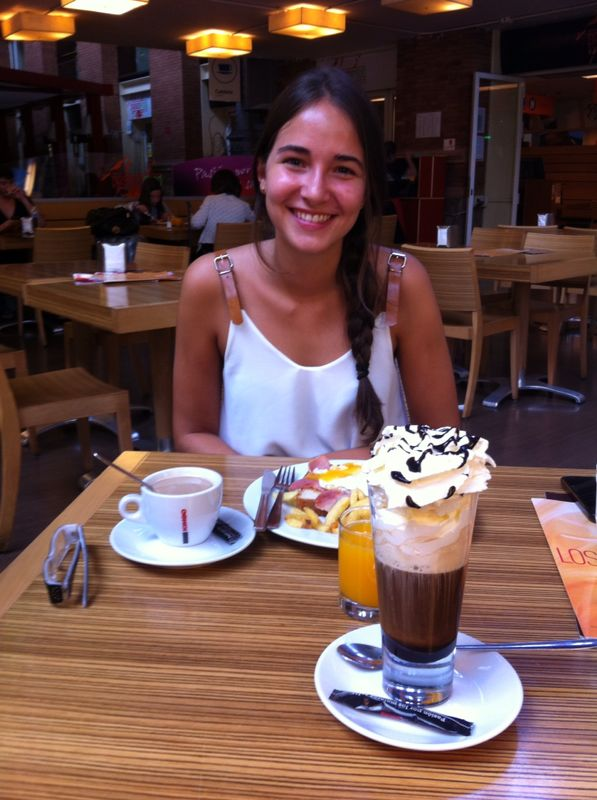
%> input picture images/maria_2.jpg, 597 x 800 px
$ octave other_example_watershed.m   (GNU Octave 9; MATLAB toolbox functions it lacks are replaced by stand-ins)
%> lines starting %> are read from the running program, lines starting %| are printed output that depends on the picture; in (x1, y1, x2, y2) boxes, pixels count from 0 and x2, y2 are one past the last pixel; in counts of white or black regions, pixels touching at a corner belong together; the program's own positions count from 1

path=[pwd filesep 'Images' filesep 'maria_2.jpg'];
rgb=imread(path);
%> rgb is the input picture: size 800x597x3 uint8; mean R, G, B 108.5, 80, 76.7
%rgb = imread('pears.png');
I = rgb2gray(rgb);
subplot(341);imshow(I),title('input image');
I_binary= im2bw(I,graythresh(I));
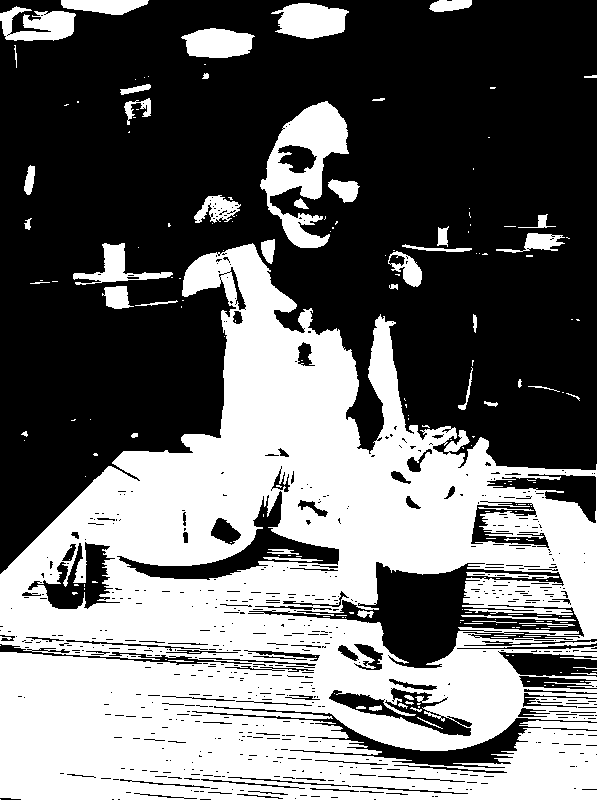
%> I_binary: size 800x597 logical; 42.6% white; 194 white regions (136 under 20 px), largest, box (x1, y1, x2, y2) and area: (0, 243, 597, 800) 182555, (260, 101, 349, 248) 5619, (271, 3, 349, 39) 1993
subplot(342);imshow(I_binary,[]), title('binary of input image)')
% I_watershed=watershed(I)
% figure, imshow(I_watershed), title('Watershed transform of original image')
hy = fspecial('sobel');
hx = hy';
Iy = imfilter(double(I), hy, 'replicate');
Ix = imfilter(double(I), hx, 'replicate');
%gradmag = sqrt(Ix.^2 + Iy.^2);
Im=double(I);
[ix,iy]=gradient(Im);
gradmag = sqrt(ix.*ix+iy.*iy);
gradmag = uint8(gradmag);
%> gradmag: size 800x597 uint8
subplot(3,4,11);imshow(gradmag),title('gradmag');
% figure;imshow(gradmag,[]), title('Gradient magnitude (gradmag)')

% L_watershed_gradmag = watershed(gradmag);
% %L = label2rgb(L);
% figure, imshow(L_watershed_gradmag), title('Watershed transform of gradient magnitude')
% %RigionMin = imregionalmin(L_watershed_gradmag);
% RigionMin = imregionalmin(I);%??????? regionalmin
% figure;imshow(RigionMin ,[]), title('region minima')
%
% RigionMin_modified=bwareaopen(RigionMin, 20);
% figure;imshow(RigionMin ,[]), title('modified region minima')
%
% externalMakers=watershed(RigionMin);
% figure;imshow(externalMakers,[]), title('externalMakers')
%MakerImage = imimposemin(I_binary, RigionMin);
%figure;imshow(MakerImage,[]), title('MakerImage')


%% comput the background markers
% D = bwdist(RigionMin);
% %figure;imshow(D), title('D')
% DL = watershed(D);
% backMakers = DL == 0;
% figure;imshow(DL), title('Watershed ridge lines (bgm)')


%%
%Mark the Foreground Objects
se = strel('square', 3);
%Io = imopen(I, se);
%figure;imshow(Io), title('Opening (Io)')
Ie = imerode(I, se);
Iobr = imreconstruct(Ie, I);
%figure;imshow(Iobr), title('Opening-by-reconstruction (Iobr)')
%Ioc = imclose(Io, se);
% figure;imshow(Ioc), title('Opening-closing (Ioc)')
Iobrd = imdilate(Iobr, se);
Iobrcbr = imreconstruct(imcomplement(Iobrd), imcomplement(Iobr));
%???Calculate the regional maxima of Iobrcbr to obtain good foreground markers.
Iobrcbr = imcomplement(Iobrcbr);%Iobrcbr?????????????image??????????
subplot(343);imshow(Iobrcbr), title('Opening-closing by reconstruction (Iobrcbr)')
%imreginalmax() ?????????8?????????????????1?????0
fgm = imregionalmin(Iobrcbr);
%> fgm: size 800x597 logical; 6.8% white in thin lines or dots
subplot(344);imshow(fgm), title('Regional minima of opening-closing by reconstruction (fgm)')
I2 = I;%(?????I?????????Iobrcbr?
I2(fgm) = 255;%??1???????255(regional minima?????)
%> I2: size 800x597 uint8; min 0, max 255, mean 101.4
%????I2????
subplot(345); imshow(I2), title('Regional minima  is tapped on original image (I2)')


%%---------------------?foreground Makers?? modify-------------------%%
%%-------------- ??????????-------------------------/
%?modified??fgb????????????modified???fgb?????????
se2 = strel(ones(2,2));
fgm2 = imopen(fgm, se2);
%> fgm2: size 800x597 logical; 5.3% white in thin lines or dots
%fgm3 = imreconstruct(fgm2, fgm);  %??????Rigional minima?????
fgm3 = bwareaopen(fgm2, 5);
%> fgm3: size 800x597 logical; 5.2% white in thin lines or dots
I3 = I;
I3(fgm3) = 255;% I3????????? regional minima,??????????
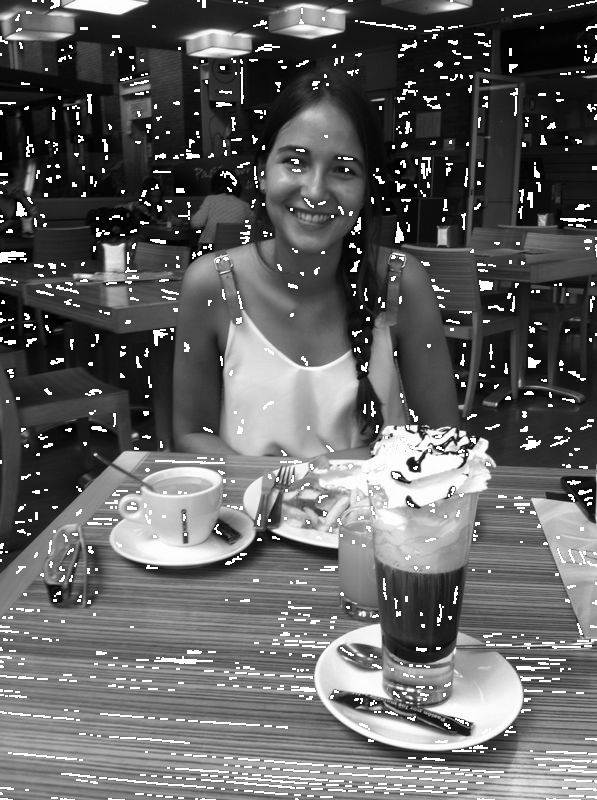
%> I3: size 800x597 uint8; min 0, max 255, mean 98.5

%subplot(346);imshow(fgm3);title('Modified regional maxima superimposed on original image (fgm4)')

%%
%Compute Background Markers
%bw1 = im2bw(Iobrcbr, graythresh(Iobrcbr));
bw1 = im2bw(I3, graythresh(I3)); %???(I2???????I)
%> bw1: size 800x597 logical; 39.8% white; 918 white regions (568 under 20 px), largest, box (x1, y1, x2, y2) and area: (0, 244, 597, 800) 157090, (261, 104, 344, 198) 3715, (277, 3, 348, 39) 1866
%subplot(3,4,12);imshow(bw1),title('binary of I2')
D = bwdist(bw1);
DL = watershed(D);
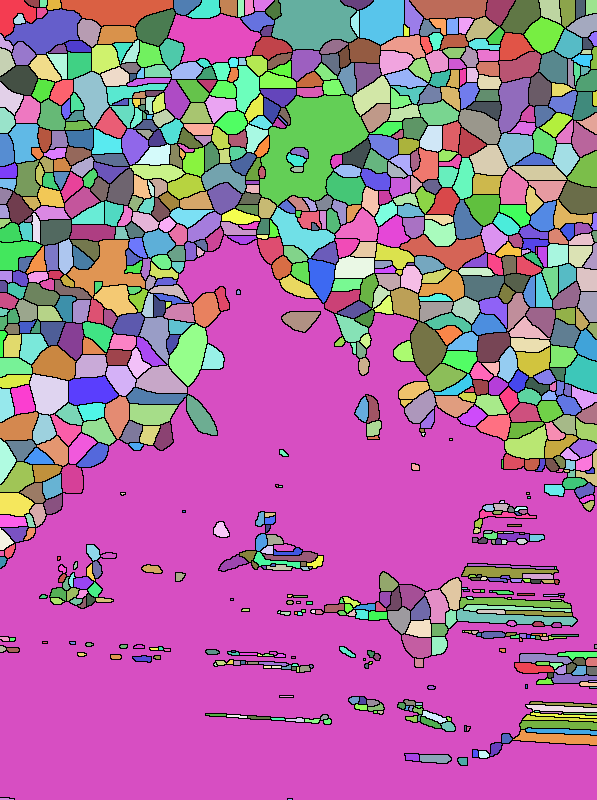
%> DL: size 800x597 uint16; 919 distinct labels, from 0 to 918; one colour per label, 0 black
bgm = DL == 0; %bgm????0????DL???0??????? bgm?1
%> bgm: size 800x597 logical; 7.8% white in thin lines or dots
fgm3(bgm)=255;
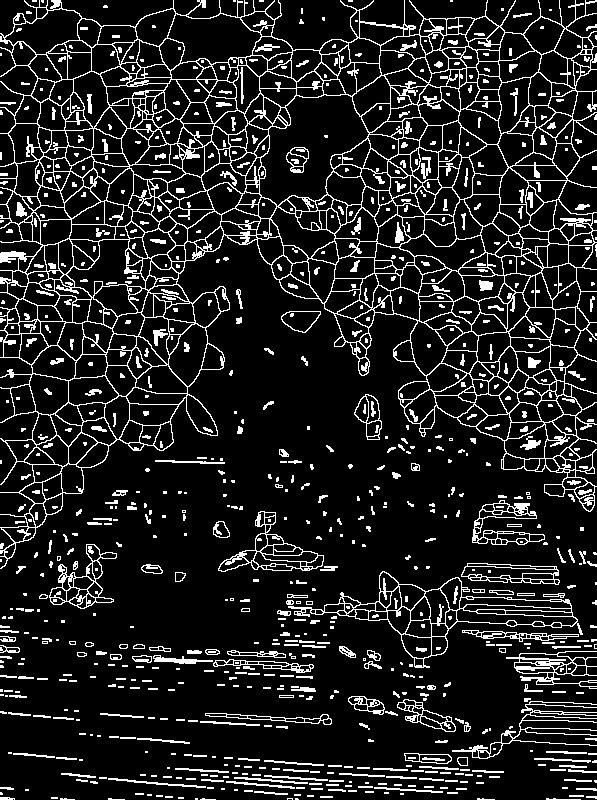
%> fgm3: size 800x597 logical; 13.1% white in thin lines or dots
subplot(347); imshow(fgm3), title('bgm')
bw1(fgm3)=255;
%> bw1: size 800x597 logical; 47.7% white; 435 white regions (249 under 20 px), largest, box (x1, y1, x2, y2) and area: (0, 0, 597, 800) 216634, (432, 0, 472, 12) 333, (331, 182, 354, 199) 247
subplot(346);imshow(bw1)

backMaker=watershed(im2bw(I2, graythresh(I2)));
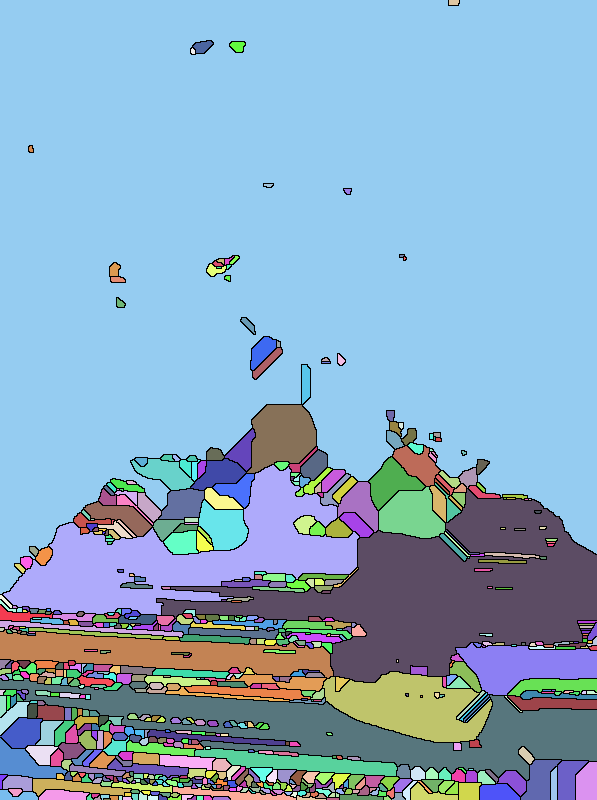
%> backMaker: size 800x597 uint16; 724 distinct labels, from 0 to 723; one colour per label, 0 black
subplot(348);imshow(backMaker),title('my_backMaker')
gradmag2 = imimposemin(gradmag,fgm|bgm);
gradmag2=uint8(gradmag2);
%subplot(3,4,12);imshow(gradmag2),title('gradmag2')
%gradmag2 = imimposemin(gradmag,fgm4);
subplot(3,4,12); imshow(gradmag2), title('gradmag2')
L = watershed(gradmag2);
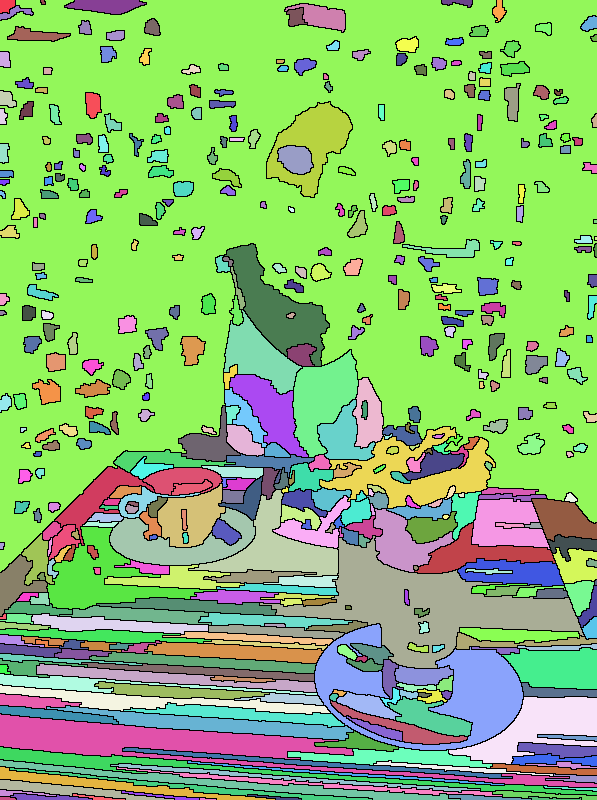
%> L: size 800x597 uint16; 502 distinct labels, from 0 to 501; one colour per label, 0 black
subplot(349);imshow(label2rgb(L)),title('final result')
I4 = I;
I4(imdilate(L == 0, ones(3, 3)) | bgm | fgm) = 255;
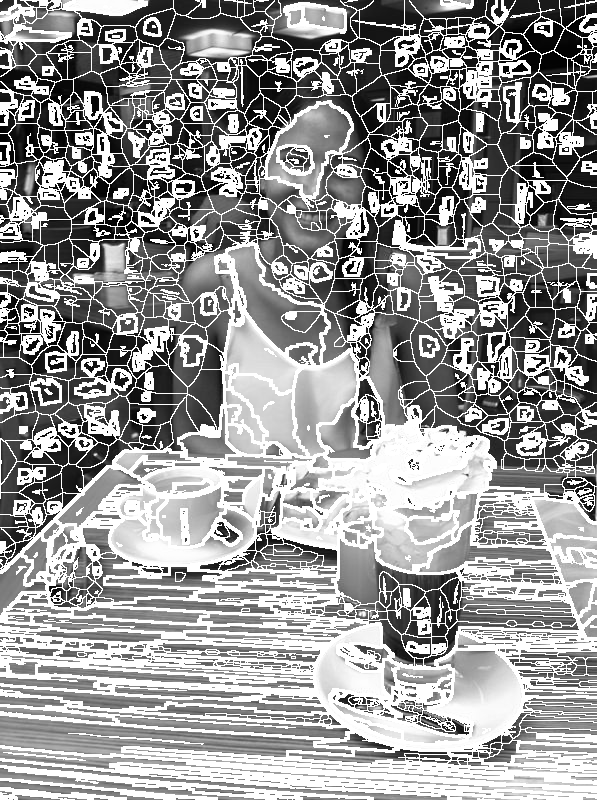
%> I4: size 800x597 uint8; min 0, max 255, mean 150.2
subplot(3,4,10);imshow(I4);title('Markers and object boundaries superimposed on original image (I4)')
% I5=I;
% I4(imdilate(L == 0, ones(3, 3)) | bgm | fgm4) = 255;

$ run again, with images/101087_larger.jpg copied over images/maria_2.jpg
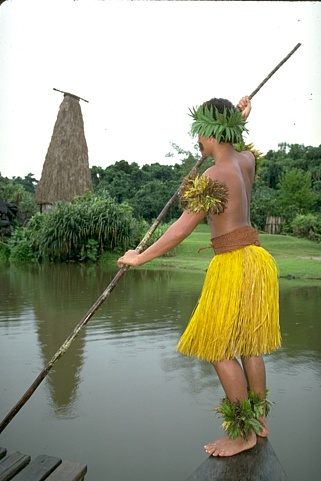
%> input picture images/101087_larger.jpg, 321 x 481 px
%> rgb is the input picture: size 481x321x3 uint8; mean R, G, B 153, 156.2, 133.6
%> `I_binary= im2bw(I,graythresh(I));`:
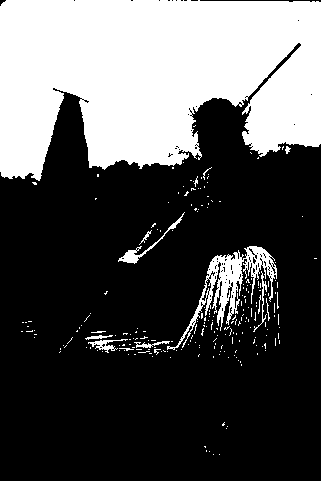
%> I_binary: size 481x321 logical; 32.6% white; 226 white regions (212 under 20 px), largest, box (x1, y1, x2, y2) and area: (0, 0, 321, 181) 46234, (167, 246, 277, 350) 2502, (118, 212, 185, 264) 332
%> fgm: size 481x321 logical; 4.7% white in thin lines or dots
%> I2: size 481x321 uint8; min 1, max 255, mean 160.9
%> fgm2: size 481x321 logical; 3.4% white in thin lines or dots
%> I3: size 481x321 uint8; min 1, max 255, mean 158.6
%> DL: size 481x321 uint16; 459 distinct labels, from 0 to 458
%> bgm: size 481x321 logical; 9.1% white in thin lines or dots, all inside (x1, y1, x2, y2) = (0, 99, 321, 481)
%> backMaker: size 481x321 uint8; 111 distinct labels, from 0 to 110
%> L: size 481x321 uint8; 127 distinct labels, from 0 to 126
%> `I4(imdilate(L == 0, ones(3, 3)) | bgm | fgm) = 255;`:
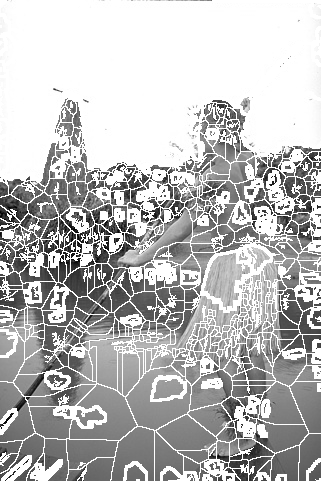
%> I4: size 481x321 uint8; min 2, max 255, mean 187.6
